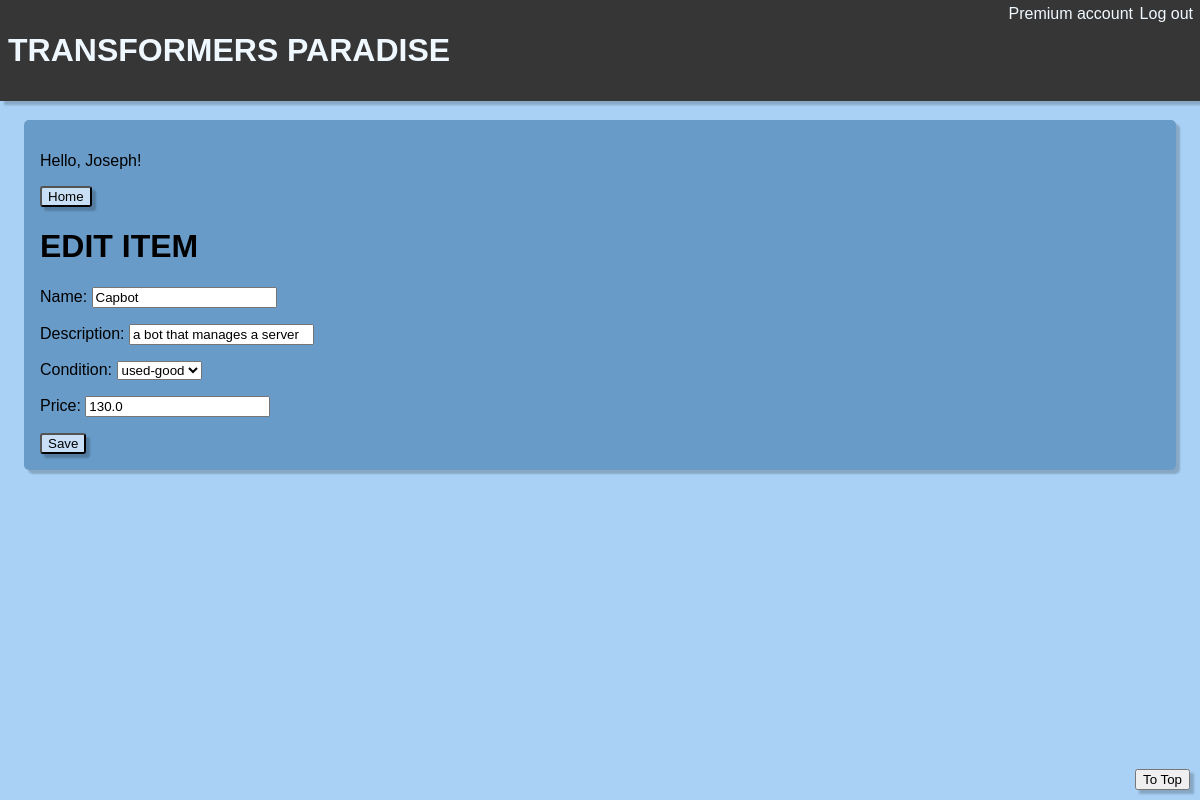
Screenshot of /update/20/ (signed in) with the database file from the repository.
### app/models.py (models this page shows)
class postModel(models.Model):
    CHOICES = (
        ("new", "new"),
        ("like-new", "like-new"),
        ("used-good", "used-good"),
        ("used", "used"),
    )
    user = models.ForeignKey(
        User,
        related_name="user_posts",
        on_delete=models.CASCADE,
        default=None,
        null=True,
    )
    name = models.CharField(max_length=100)
    desc = models.CharField(max_length=200)
    cond = models.CharField(choices=CHOICES, max_length=100)
    price = models.FloatField()

### app/views.py (the view)
# urls.py: path("update/<pk>/", views.updateView, name="update"),
@login_required(login_url="login")
def updateView(request, pk):
    item = postModel.objects.get(id=pk)
    form = postForm(instance=item)
    if request.method == "POST":
        form = postForm(request.POST, instance=item)
        if form.is_valid():
            form.save()
            messages.success(request, "Your item has been updated.")
            return redirect("home")
    return render(request, "update.html", {"form": form, "item": item})

### app/forms.py
class postForm(forms.ModelForm):
    price = forms.FloatField(min_value=1)
    class Meta:
        model = postModel
        exclude = ["user"]
        labels = {"desc": "Description", "cond": "Condition"}

### app/templates/update.html (shortened to what this page needs)
{% extends 'home.html' %} {% block content %}
<button class="button"><a href="{% url "home" %}">Home</a></button>
<h1>EDIT ITEM</h1>
<form action="" method="POST">
{{ form.as_p }}
<button class="button">Save</button>
</form>
{% endblock content %}

### app/templates/home.html (shortened to what this page needs)
{% load static %}
<!DOCTYPE html>
<html lang="en">
  <head>
    <link rel="stylesheet" href={% static "style.css" %}>
  </head>
  <body class="background">
    <p class="account_type">{{user.groups.all.0}} account  </p>
    <a class="logout" href="{% url "logout" %}">Log out</a>
    <button class="to_top"><a href="#">To Top</button></a>
    <h1 class="header"><a href="{% url "home" %}">TRANSFORMERS PARADISE</a></h1>
    <div class="home">
      <p class="hello">Hello, {{user.username}}!</p>
      {% block content %}{% endblock content %}
    </div>
  </body>
</html>

### app/static/style.css (style rules this page uses)
* { font-family: Arial, Helvetica, sans-serif; }
.background { position: relative; background-color: rgb(169, 209, 245); display: flex; justify-content: center; align-items: center; }
.header { position: fixed; top: 0; left: 0; margin: 0; width: 100%; background-color: rgb(54, 54, 54); padding-top: 1em; padding-bottom: 1em; padding-left: .25em; color: aliceblue; box-shadow: 4px 4px 2px rgba(0, 0, 0, 0.2); }
.header a { color: aliceblue; text-decoration: none; }
.home { margin-top: 7em; padding: 1em; height: auto; width: 70em; background-color: rgb(104, 155, 200); border-radius: 5px; box-shadow: 4px 4px 2px rgba(0, 0, 0, 0.2); }
.logout { color: aliceblue; position: fixed; z-index: 1; top: 5px; right: 7px; }
html { scroll-behavior: smooth; }
.to_top { position:fixed; bottom: 10px; right: 10px; z-index: 1; transition: 1s; box-shadow: 4px 4px 2px rgba(0, 0, 0, 0.2); }
.account_type { color: aliceblue; position: fixed; z-index: 1; margin: 0; top: 5px; right: 67px; }
.button { background-color: rgb(200, 223, 245); border-radius: 3px; box-shadow: 4px 4px 2px rgba(0, 0, 0, 0.2); }
a { text-decoration: none; color: rgb(0, 0, 0); }

### rows the page displays
postModel: name "Capbot", desc "a bot that manages a server", cond "used-good", price "130.0"

### other values shown
{{ user.groups.all.0 }} "Premium"
{{ user.username }} "Joseph"
